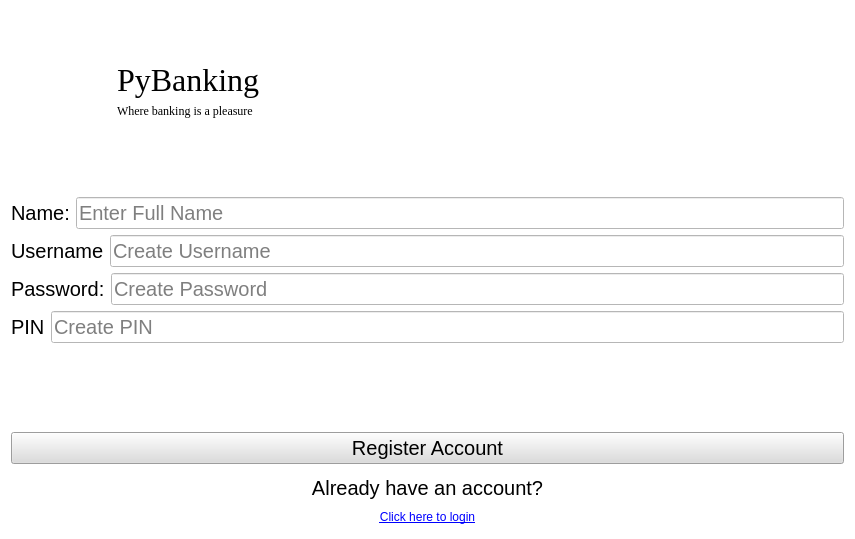
<?xml version="1.0" encoding="UTF-8"?>
<ui version="4.0">
 <class>Register_screen</class>
 <widget class="QWidget" name="Register_screen">
  <property name="geometry">
   <rect>
    <x>0</x>
    <y>0</y>
    <width>855</width>
    <height>539</height>
   </rect>
  </property>
  <property name="windowTitle">
   <string>Form</string>
  </property>
  <property name="styleSheet">
   <string notr="true">QWidget{background-color:white; color:black;}QLabel#Company_Name{font-size: 32px; font-family: georgia;} 
QLineEdit{font-size:20px}
QLabel#Subtitle{font-family:georgia}
QLabel#username_label{font-size: 20px;}
QLabel#password_label{font-size: 20px;}
QLabel#PIN_label{font-size:20px;}
QLabel#question_label{font-size:20px;}
QLabel#name_label{font-size:20px;}
QLabel#error_text{font-size:16px;color: rgb(200, 0, 0)}
QPushButton#login_button{color:blue;text-decoration: underline;}
QPushButton#register_button{background-color: rgb(220,220,220);font-size:20px}</string>
  </property>
  <layout class="QVBoxLayout" name="verticalLayout_3">
   <item>
    <layout class="QVBoxLayout" name="verticalLayout_2">
     <item>
      <layout class="QHBoxLayout" name="horizontalLayout_10">
       <item>
        <widget class="QLabel" name="Logo">
         <property name="maximumSize">
          <size>
           <width>100</width>
           <height>100</height>
          </size>
         </property>
         <property name="text">
          <string/>
         </property>
         <property name="pixmap">
          <pixmap>depositphotos_81119782-stock-photo-bank-flat-red-color-round.jpg</pixmap>
         </property>
         <property name="scaledContents">
          <bool>true</bool>
         </property>
        </widget>
       </item>
       <item>
        <layout class="QVBoxLayout" name="verticalLayout_8">
         <item>
          <widget class="QLabel" name="Company_Name">
           <property name="text">
            <string>PyBanking</string>
           </property>
           <property name="alignment">
            <set>Qt::AlignmentFlag::AlignBottom|Qt::AlignmentFlag::AlignLeading|Qt::AlignmentFlag::AlignLeft</set>
           </property>
          </widget>
         </item>
         <item>
          <widget class="QLabel" name="Subtitle">
           <property name="text">
            <string>Where banking is a pleasure</string>
           </property>
           <property name="alignment">
            <set>Qt::AlignmentFlag::AlignLeading|Qt::AlignmentFlag::AlignLeft|Qt::AlignmentFlag::AlignTop</set>
           </property>
          </widget>
         </item>
        </layout>
       </item>
      </layout>
     </item>
     <item>
      <layout class="QVBoxLayout" name="verticalLayout">
       <item>
        <layout class="QHBoxLayout" name="horizontalLayout_14">
         <item>
          <widget class="QLabel" name="name_label">
           <property name="text">
            <string>Name:</string>
           </property>
          </widget>
         </item>
         <item>
          <widget class="QLineEdit" name="name_input">
           <property name="text">
            <string/>
           </property>
           <property name="placeholderText">
            <string>Enter Full Name</string>
           </property>
          </widget>
         </item>
        </layout>
       </item>
       <item>
        <layout class="QHBoxLayout" name="horizontalLayout_13">
         <item>
          <widget class="QLabel" name="username_label">
           <property name="text">
            <string>Username</string>
           </property>
          </widget>
         </item>
         <item>
          <widget class="QLineEdit" name="username_input">
           <property name="text">
            <string/>
           </property>
           <property name="placeholderText">
            <string>Create Username</string>
           </property>
          </widget>
         </item>
        </layout>
       </item>
       <item>
        <layout class="QHBoxLayout" name="horizontalLayout_12">
         <item>
          <widget class="QLabel" name="password_label">
           <property name="text">
            <string>Password:</string>
           </property>
          </widget>
         </item>
         <item>
          <widget class="QLineEdit" name="password_input">
           <property name="text">
            <string/>
           </property>
           <property name="placeholderText">
            <string>Create Password</string>
           </property>
          </widget>
         </item>
        </layout>
       </item>
       <item>
        <layout class="QHBoxLayout" name="horizontalLayout">
         <item>
          <layout class="QHBoxLayout" name="horizontalLayout_11">
           <item>
            <widget class="QLabel" name="PIN_label">
             <property name="text">
              <string>PIN</string>
             </property>
            </widget>
           </item>
           <item>
            <widget class="QLineEdit" name="PIN_input">
             <property name="text">
              <string/>
             </property>
             <property name="placeholderText">
              <string>Create PIN</string>
             </property>
            </widget>
           </item>
          </layout>
         </item>
        </layout>
       </item>
      </layout>
     </item>
     <item>
      <layout class="QVBoxLayout" name="verticalLayout_7">
       <item>
        <widget class="QLabel" name="error_text">
         <property name="text">
          <string/>
         </property>
         <property name="alignment">
          <set>Qt::AlignmentFlag::AlignCenter</set>
         </property>
        </widget>
       </item>
       <item>
        <widget class="QPushButton" name="register_button">
         <property name="text">
          <string>Register Account</string>
         </property>
        </widget>
       </item>
       <item>
        <widget class="QLabel" name="question_label">
         <property name="enabled">
          <bool>true</bool>
         </property>
         <property name="maximumSize">
          <size>
           <width>1000</width>
           <height>30</height>
          </size>
         </property>
         <property name="baseSize">
          <size>
           <width>0</width>
           <height>0</height>
          </size>
         </property>
         <property name="autoFillBackground">
          <bool>false</bool>
         </property>
         <property name="text">
          <string>Already have an account?</string>
         </property>
         <property name="scaledContents">
          <bool>false</bool>
         </property>
         <property name="alignment">
          <set>Qt::AlignmentFlag::AlignBottom|Qt::AlignmentFlag::AlignHCenter</set>
         </property>
        </widget>
       </item>
       <item>
        <widget class="QPushButton" name="login_button">
         <property name="text">
          <string>Click here to login</string>
         </property>
         <property name="default">
          <bool>false</bool>
         </property>
         <property name="flat">
          <bool>true</bool>
         </property>
        </widget>
       </item>
      </layout>
     </item>
    </layout>
   </item>
  </layout>
 </widget>
 <resources/>
 <connections/>
</ui>
